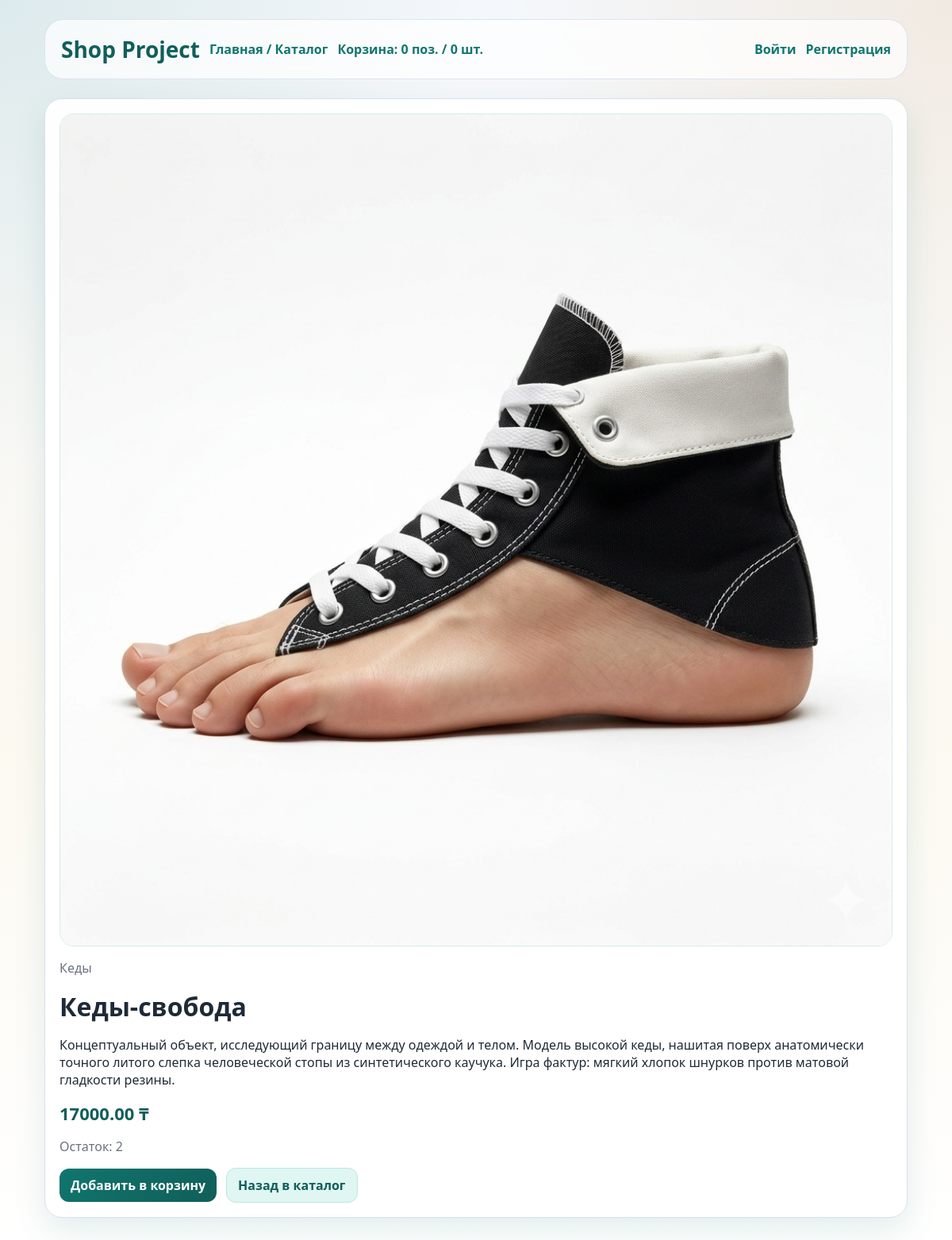
Page /products/kedy-svoboda/ on the committed database.
### catalog/models.py (models this page shows, shortened)
class ProductImage(models.Model):
    product = models.ForeignKey(Product, on_delete=models.CASCADE, related_name='images', verbose_name='Товар')
    image = models.ImageField(upload_to='products/%Y/%m/%d/', verbose_name='Изображение')
    alt_text = models.CharField(max_length=255, blank=True, verbose_name='Альтернативный текст')
    is_main = models.BooleanField(default=False, verbose_name='Главное изображение')
    class Meta:
        verbose_name = 'Изображение товара'
        verbose_name_plural = 'Изображения товаров'

class Product(models.Model):
    category = models.ForeignKey(Category, on_delete=models.CASCADE, related_name='products', verbose_name='Категория')
    name = models.CharField(max_length=255, verbose_name='Название')
    slug = models.SlugField(max_length=255, unique=True, verbose_name='URL-ссылка')
    description = models.TextField(blank=True, verbose_name='Описание')
    price = models.DecimalField(max_digits=10, decimal_places=2, verbose_name='Цена')
    stock = models.IntegerField(default=0, verbose_name='Остаток')
    is_active = models.BooleanField(default=True, verbose_name='Активен')
    class Meta:
        verbose_name = 'Товар'
        verbose_name_plural = 'Товары'

class Category(models.Model):
    name = models.CharField(max_length=100, verbose_name='Название')
    slug = models.SlugField(max_length=100, unique=True, verbose_name='URL-ссылка')
    class Meta:
        verbose_name = 'Категория'
        verbose_name_plural = 'Категории'

### catalog/views.py (the view)
# urls.py: path("products/<slug:slug>/", views.product_detail, name="product_detail"),
def product_detail(request, slug):
    product = get_object_or_404(
        Product.objects.select_related('category').prefetch_related('images'),
        slug=slug,
        is_active=True,
    )
    context = {
        'product': product,
        **build_cart_context(request),
    }
    return render(request, 'catalog/product_detail.html', context)

### catalog/cart.py (called while the page is built, shortened)
def get_cart(request):
    cart = request.session.get(CART_SESSION_KEY)
    if not isinstance(cart, dict):
        cart = {}
        request.session[CART_SESSION_KEY] = cart
        request.session.modified = True
    return cart

def build_cart_context(request):
    cart = get_cart(request)
    product_ids = [int(product_id) for product_id in cart.keys()]
    products = Product.objects.filter(id__in=product_ids, is_active=True)
    items = []
    total_sum = Decimal('0.00')
    total_quantity = 0
    request.session.modified = True
    return {
        'cart_items': items,
        'cart_total_sum': total_sum,
        'cart_total_positions': len(items),
        'cart_total_quantity': total_quantity,
    }

### catalog/context_processors.py (called while the page is built)
def cart_summary(request):
    return build_cart_context(request)

### catalog/templates/catalog/product_detail.html (shortened to what this page needs)
{% extends "catalog/base.html" %}
{% block content %}
    <div class="card">
        {% with main_image=product.images.first %}
            {% if main_image %}
                <img class="product-image" src="{{ main_image.image.url }}" alt="{{ main_image.alt_text|default:product.name }}">
            {% endif %}
        {% endwith %}
        <p class="muted">{{ product.category.name }}</p>
        <h1 class="page-title">{{ product.name }}</h1>
        <p>{{ product.description|default:"Описание отсутствует." }}</p>
        <div class="price">{{ product.price }} ₸</div>
        <p class="muted">Остаток: {{ product.stock }}</p>
        <div class="actions">
            {% if product.stock > 0 %}
                <a class="btn btn-primary" href="{% url 'catalog:cart_add' product.id %}">Добавить в корзину</a>
            {% else %}
                <span class="btn btn-secondary" aria-disabled="true">Нет в наличии</span>
            {% endif %}
            <a class="btn btn-secondary" href="{% url 'catalog:product_list' %}">Назад в каталог</a>
        </div>
    </div>
{% endblock %}

### catalog/templates/catalog/base.html (shortened to what this page needs)
<!DOCTYPE html>
<html lang="ru">
<head>
</head>
<body>
    <div class="container">
        <div class="header">
            <div class="header-group">
                <a class="brand" href="{% url 'catalog:product_list' %}">Shop Project</a>
                <div class="header-links">
                    <a class="nav-link" href="{% url 'catalog:product_list' %}">Главная / Каталог</a>
                    <a class="nav-link" href="{% url 'catalog:cart_detail' %}">Корзина: {{ cart_total_positions }} поз. / {{ cart_total_quantity }} шт.</a>
                </div>
            </div>
            <div class="account-block">
                {% if user.is_authenticated %}
                    <span class="hello">Привет, {{ user.username }}</span>
                    <a class="nav-link" href="{% url 'accounts:profile' %}">Профиль</a>
                    <form class="inline-form" method="post" action="{% url 'logout' %}">
                        {% csrf_token %}
                        <button class="btn-link" type="submit">Выйти</button>
                    </form>
                {% else %}
                    <a class="nav-link" href="{% url 'login' %}">Войти</a>
                    <a class="nav-link" href="{% url 'accounts:register' %}">Регистрация</a>
                {% endif %}
            </div>
        </div>
        {% block content %}{% endblock %}
    </div>
</body>
</html>

### catalog/templates/catalog/base.html (style rules this page uses)
:root { --bg-top: #f4f7fb; --bg-bottom: #fcf9f1; --surface: rgba(255, 255, 255, 0.96); --surface-border: #d8e1ef; --text-main: #1f2a37; --text-muted: #6b7280; --accent: #0f766e; --accent-dark: #115e59; --accent-soft: #dff6f3; --danger: #b42318; --shadow: rgba(15, 118, 110, 0.12); }
* { box-sizing: border-box; }
body { margin: 0; font-family: "Trebuchet MS", "Segoe UI", sans-serif; background: radial-gradient(circle at top left, rgba(15, 118, 110, 0.10), transparent 30%), radial-gradient(circle at top right, rgba(217, 119, 6, 0.10), transparent 28%), linear-gradient(180deg, var(--bg-top) 0%, var(--bg-bottom) 60%, #fff 100%); color: var(--text-main); }
.container { max-width: 1120px; margin: 0 auto; padding: 24px 16px 40px; }
.header { display: flex; justify-content: space-between; align-items: center; gap: 16px; margin-bottom: 24px; padding: 18px 20px; background: rgba(255, 255, 255, 0.72); border: 1px solid rgba(216, 225, 239, 0.9); border-radius: 24px; backdrop-filter: blur(10px); }
.header-group, .header-links, .inline-form, .account-block, .actions { display: flex; align-items: center; gap: 12px; flex-wrap: wrap; }
.brand { font-size: 28px; font-weight: 800; color: var(--accent-dark); text-decoration: none; }
.nav-link, .hello { color: var(--accent); text-decoration: none; font-weight: 700; }
.card { background: var(--surface); border-radius: 22px; padding: 18px; border: 1px solid var(--surface-border); box-shadow: 0 16px 40px var(--shadow); }
.product-image { width: 100%; aspect-ratio: 1 / 1; object-fit: cover; display: block; border-radius: 18px; margin-bottom: 14px; background: linear-gradient(135deg, #e6fffb 0%, #ffffff 100%); border: 1px solid #d4efe9; }
.price { font-size: 22px; font-weight: 800; margin: 8px 0; color: var(--accent-dark); }
.muted, .lead { color: var(--text-muted); }
.btn { display: inline-block; padding: 10px 14px; border-radius: 12px; text-decoration: none; border: none; cursor: pointer; font-weight: 700; }
.btn-primary { background: linear-gradient(135deg, #0f766e 0%, #115e59 100%); color: #fff; }
.btn-secondary { background: var(--accent-soft); color: var(--accent-dark); border: 1px solid #bde8e3; }
.page-title { margin: 0 0 8px; }

### rows in the picture
ProductImage: image (picture)
Product: category.name "Кеды", name "Кеды-свобода", description "Концептуальный объект, исследующий границу между одеждой и телом. Модель высокой кеды, нашитая поверх анатомически точного литого слепка человеческой стопы из синтетического каучука. Игра фактур: мягкий хлопок шнурков против матовой гладкости резины.", price "17000.00", stock "2"

### other values in the picture
{{ cart_total_positions }} "0"
{{ cart_total_quantity }} "0"
